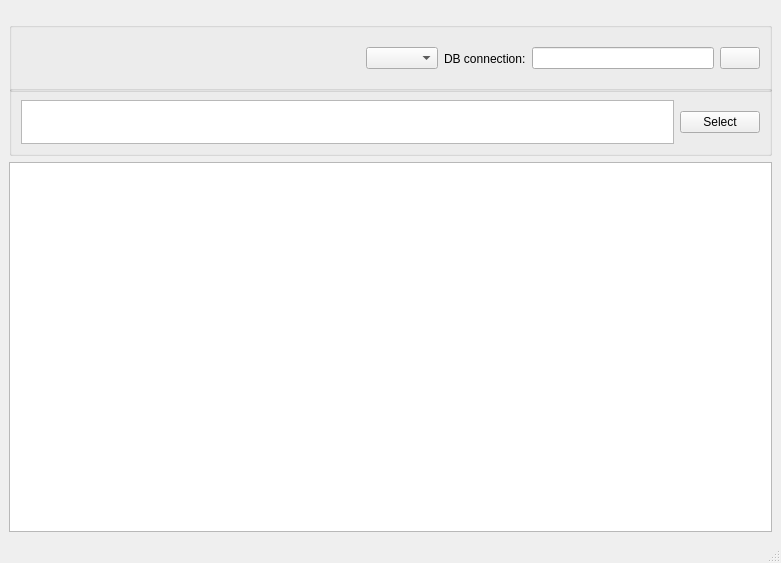
<?xml version="1.0" encoding="UTF-8"?>
<ui version="4.0">
 <class>MainWindow</class>
 <widget class="QMainWindow" name="MainWindow">
  <property name="geometry">
   <rect>
    <x>0</x>
    <y>0</y>
    <width>781</width>
    <height>563</height>
   </rect>
  </property>
  <property name="windowTitle">
   <string>MainWindow</string>
  </property>
  <widget class="QWidget" name="centralwidget">
   <layout class="QVBoxLayout" name="verticalLayout">
    <item>
     <widget class="QGroupBox" name="groupBox">
      <property name="minimumSize">
       <size>
        <width>0</width>
        <height>70</height>
       </size>
      </property>
      <property name="maximumSize">
       <size>
        <width>16777215</width>
        <height>44</height>
       </size>
      </property>
      <property name="baseSize">
       <size>
        <width>0</width>
        <height>0</height>
       </size>
      </property>
      <layout class="QHBoxLayout" name="horizontalLayout_6">
       <item>
        <spacer name="horizontalSpacer">
         <property name="orientation">
          <enum>Qt::Horizontal</enum>
         </property>
         <property name="sizeHint" stdset="0">
          <size>
           <width>345</width>
           <height>20</height>
          </size>
         </property>
        </spacer>
       </item>
       <item>
        <widget class="DbComboBox" name="comboBoxDBType"/>
       </item>
       <item>
        <widget class="QLabel" name="label">
         <property name="text">
          <string>DB connection:</string>
         </property>
        </widget>
       </item>
       <item>
        <widget class="QLineEdit" name="pathDBEdit">
         <property name="minimumSize">
          <size>
           <width>170</width>
           <height>0</height>
          </size>
         </property>
        </widget>
       </item>
       <item>
        <widget class="QPushButton" name="pushPathDbButton">
         <property name="toolTip">
          <string>&lt;html&gt;&lt;head/&gt;&lt;body&gt;&lt;p&gt;Select file to containing Data base&lt;/p&gt;&lt;/body&gt;&lt;/html&gt;</string>
         </property>
         <property name="text">
          <string/>
         </property>
         <property name="icon">
          <iconset>
           <normaloff>icons/folder.png</normaloff>
           <activeon>icons/folder-open.png</activeon>icons/folder.png</iconset>
         </property>
         <property name="checkable">
          <bool>true</bool>
         </property>
        </widget>
       </item>
      </layout>
     </widget>
    </item>
    <item>
     <widget class="QGroupBox" name="groupBox_2">
      <property name="minimumSize">
       <size>
        <width>0</width>
        <height>31</height>
       </size>
      </property>
      <property name="maximumSize">
       <size>
        <width>16777215</width>
        <height>71</height>
       </size>
      </property>
      <layout class="QHBoxLayout" name="horizontalLayout_5">
       <item>
        <widget class="QPlainTextEdit" name="SQLTextEdit"/>
       </item>
       <item>
        <widget class="QPushButton" name="SelectButton">
         <property name="text">
          <string>Select</string>
         </property>
        </widget>
       </item>
      </layout>
     </widget>
    </item>
    <item>
     <widget class="QTableView" name="tableSQLResult">
      <property name="sizeAdjustPolicy">
       <enum>QAbstractScrollArea::AdjustIgnored</enum>
      </property>
     </widget>
    </item>
   </layout>
  </widget>
  <widget class="QStatusBar" name="statusbar"/>
 </widget>
 <customwidgets>
  <customwidget>
   <class>DbComboBox</class>
   <extends>QComboBox</extends>
   <header location="global">my_widgets</header>
  </customwidget>
 </customwidgets>
 <resources/>
 <connections>
  <connection>
   <sender>comboBoxDBType</sender>
   <signal>currentIndexChanged(QString)</signal>
   <receiver>MainWindow</receiver>
   <slot>onCurrentComboDbChange()</slot>
   <hints>
    <hint type="sourcelabel">
     <x>411</x>
     <y>32</y>
    </hint>
    <hint type="destinationlabel">
     <x>390</x>
     <y>281</y>
    </hint>
   </hints>
  </connection>
  <connection>
   <sender>pushPathDbButton</sender>
   <signal>clicked()</signal>
   <receiver>MainWindow</receiver>
   <slot>onPushPathDb()</slot>
   <hints>
    <hint type="sourcelabel">
     <x>741</x>
     <y>32</y>
    </hint>
    <hint type="destinationlabel">
     <x>390</x>
     <y>281</y>
    </hint>
   </hints>
  </connection>
  <connection>
   <sender>SelectButton</sender>
   <signal>clicked()</signal>
   <receiver>MainWindow</receiver>
   <slot>onPushExecuteSQL()</slot>
   <hints>
    <hint type="sourcelabel">
     <x>711</x>
     <y>96</y>
    </hint>
    <hint type="destinationlabel">
     <x>390</x>
     <y>281</y>
    </hint>
   </hints>
  </connection>
 </connections>
 <slots>
  <slot>onPushExecuteSQL()</slot>
  <slot>onPushPathDb()</slot>
  <slot>onCurrentComboDbChange()</slot>
 </slots>
</ui>
